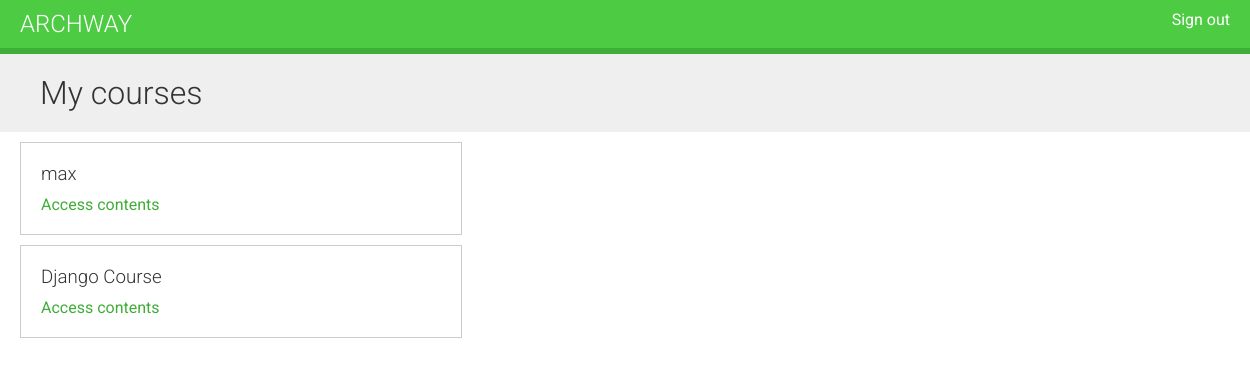
/students/courses/ (signed in), run on an earlier commit of the app's database.
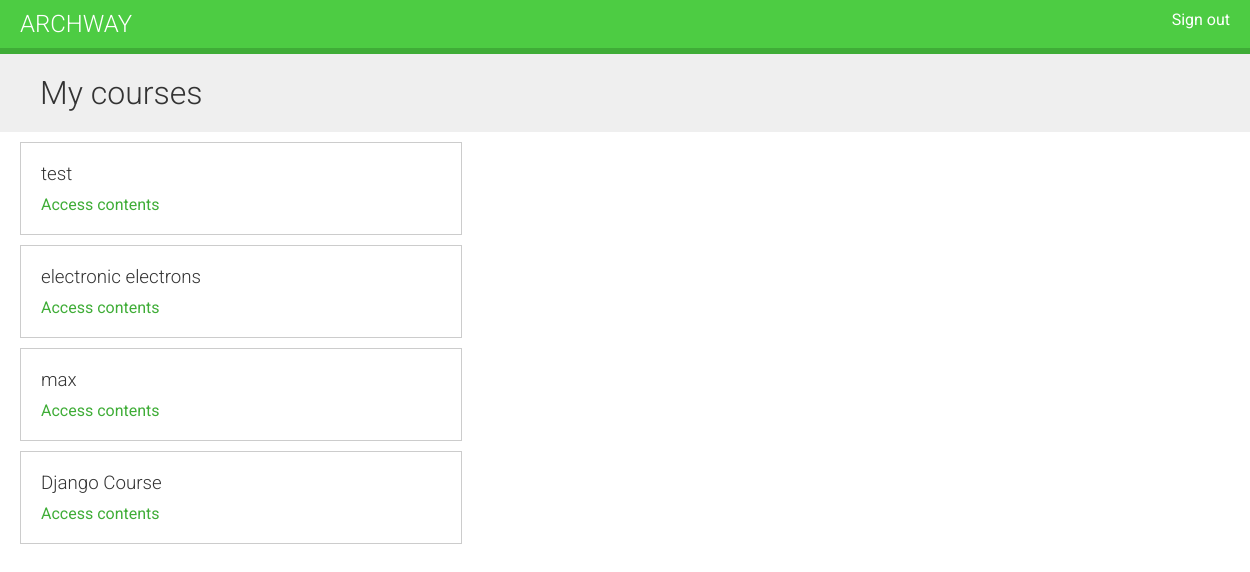
And on a later commit of the database.
### courses/models.py (models this page shows, shortened)
class Course(models.Model):
    owner = models.ForeignKey(User,
                              related_name='courses_created',
                              on_delete=models.CASCADE)
    subject = models.ForeignKey(Subject,
                                related_name='courses',
                                on_delete=models.CASCADE)
    title = models.CharField(max_length=200)
    slug = models.SlugField(max_length=200, unique=True)
    overview = models.TextField()
    created = models.DateTimeField(auto_now_add=True)
    students = models.ManyToManyField(User,related_name='courses_joined',blank=True)
    class Meta:
        ordering = ['-created']

### students/views.py (the view)
# urls.py: path('courses/',views.StudentCourseListView.as_view(),name='student_course_list'),
class StudentCourseListView(LoginRequiredMixin, ListView):
    model = Course
    template_name = 'students/course/list.html'
    def get_queryset(self):
        qs = super().get_queryset()
        return qs.filter(students__in=[self.request.user])

### students/templates/students/course/list.html (shortened to what this page needs)
{% extends "base.html" %}
{% block content %}
  <h1>My courses</h1>
  <div class="module">
    {% for course in object_list %}
      <div class="course-info">
        <h3>{{ course.title }}</h3>
        <p><a href="{% url "student_course_detail" course.id %}">
        Access contents</a></p>
      </div>
    {% empty %}
      <p>
        You are not enrolled in any courses yet.
        <a href="{% url "course_list" %}">Browse courses</a>
        to enroll on a course.
      </p>
    {% endfor %}
  </div>
{% endblock %}

What changed in the data, as far as the page shows it:
added Course: title "test"
added Course: title "electronic electrons"
